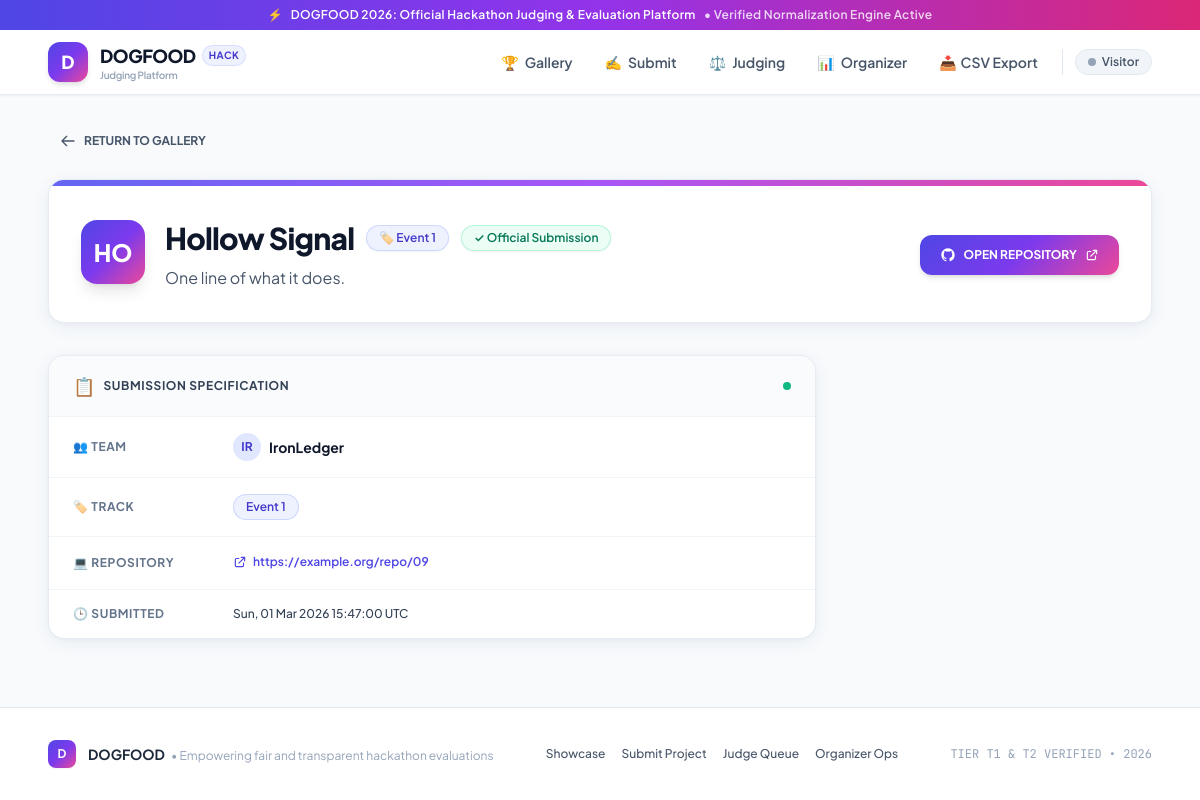
Screenshot of /projects/9 with the database file from the repository.
### backend/app/models/project.py (models this page shows)
class Project(Base):
    __tablename__ = "projects"
    id = Column(Integer, primary_key=True, index=True)
    title = Column(String, nullable=False)
    description = Column(String)
    repository_url = Column(String)
    demo_url = Column(String)
    team_id = Column(Integer, ForeignKey("teams.id"), nullable=False)
    event_id = Column(Integer, ForeignKey("events.id"), nullable=False)
    status = Column(Enum(ProjectStatusEnum), nullable=False, default=ProjectStatusEnum.DRAFT)
    submitted_timestamp = Column(DateTime)
    team = relationship("Team")
    event = relationship("Event")

### backend/app/models/team.py (models this page shows)
class Team(Base):
    __tablename__ = "teams"
    id = Column(Integer, primary_key=True, index=True)
    name = Column(String, nullable=False)
    event_id = Column(Integer, ForeignKey("events.id"), nullable=False)
    event = relationship("Event")
    members = relationship("TeamMember", back_populates="team")

### backend/app/web/pages.py (the view)
@router.get("/projects/{project_id}", response_class=HTMLResponse, include_in_schema=False)
async def show_project(request: Request, project_id: int, db: Session = Depends(get_db)):
    current_user = _get_optional_user(request, db)
    project_orm = db.query(Project).filter(Project.id == project_id).first()
    if not project_orm:
        raise HTTPException(status_code=404, detail="Project not found")
    team = db.query(Team).filter(Team.id == project_orm.team_id).first()
    track_label = f"Event {project_orm.event_id}"
    project = {
        "id": project_orm.id,
        "title": project_orm.title,
        "description": project_orm.description or "",
        "track": track_label,
        "repository_url": project_orm.repository_url or "",
        "team_name": team.name if team else "Unknown",
        "submitted_at": (
            project_orm.submitted_timestamp.strftime("%a, %d %b %Y %H:%M:%S UTC")
            if project_orm.submitted_timestamp else "—"
        ),
    }
    return templates.TemplateResponse(
        request,
        "projects/show.html",
        {
            "title": project_orm.title,
            "current_user": _user_ctx(current_user),
            "current_path": f"/projects/{project_id}",
            "project": project,
        },
    )

### backend/app/templates/projects/show.html (shortened to what this page needs)
{% extends "partials/layout.html" %}
{% block content %}
<div class="mb-6">
  <a href="/projects" class="inline-flex items-center gap-2 text-xs font-bold text-slate-600 hover:text-indigo-600 transition-colors group px-3 py-1.5 rounded-lg hover:bg-slate-100">
    <svg class="w-4 h-4 group-hover:-translate-x-1 transition-transform" fill="none" viewBox="0 0 24 24" stroke="currentColor" stroke-width="2">
      <path stroke-linecap="round" stroke-linejoin="round" d="M10 19l-7-7m0 0l7-7m-7 7h18" />
    </svg>
    RETURN TO GALLERY
  </a>
</div>
<div class="bg-white border border-slate-200/80 rounded-2xl p-6 sm:p-8 mb-8 shadow-unstop relative overflow-hidden">
  <div class="absolute top-0 inset-x-0 h-1.5 bg-gradient-to-r from-indigo-500 via-purple-500 to-pink-500"></div>
  <div class="flex flex-col sm:flex-row sm:items-start sm:justify-between gap-6 pt-2">
    <div class="flex items-start gap-5">
      <div class="w-16 h-16 rounded-2xl gradient-brand text-white flex items-center justify-center font-extrabold text-2xl shadow-lg shrink-0">
        {{ project.title[:2] | upper }}
      </div>
      <div>
        <div class="flex items-center gap-3 mb-2.5 flex-wrap">
          <h1 class="text-2xl sm:text-3xl font-extrabold text-slate-900 tracking-tight">{{ project.title }}</h1>
          <span class="rounded-full bg-indigo-50 px-3 py-1 text-xs font-semibold text-indigo-700 border border-indigo-200/80 shadow-sm">
            🏷️ {{ project.track }}
          </span>
          <span class="rounded-full bg-emerald-50 px-3 py-1 text-xs font-semibold text-emerald-700 border border-emerald-200/80 shadow-sm">
            ✓ Official Submission
          </span>
        </div>
        <p class="text-slate-600 text-sm sm:text-base leading-relaxed max-w-3xl">
          {{ project.description }}
        </p>
      </div>
    </div>
    {% if project.repository_url %}
      <div class="shrink-0 self-start sm:self-center">
        <a href="{{ project.repository_url }}" target="_blank" rel="noopener"
           class="inline-flex items-center gap-2 text-xs font-bold gradient-brand text-white hover:opacity-95 px-5 py-3 rounded-xl transition-all shadow-md hover:shadow-lg">
          OPEN REPOSITORY
          <svg class="w-3.5 h-3.5" fill="none" viewBox="0 0 24 24" stroke="currentColor">
            <path stroke-linecap="round" stroke-linejoin="round" stroke-width="2" d="M10 6H6a2 2 0 00-2 2v10a2 2 0 002 2h10a2 2 0 002-2v-4M14 4h6m0 0v6m0-6L10 14" />
          </svg>
        </a>
      </div>
    {% endif %}
  </div>
</div>
<div class="bg-white border border-slate-200/80 rounded-2xl overflow-hidden shadow-unstop max-w-3xl">
  <div class="px-6 py-4 border-b border-slate-100 bg-slate-50/70 flex items-center justify-between">
    <div class="flex items-center gap-2">
      <span class="text-lg">📋</span>
      <h2 class="text-xs font-bold uppercase tracking-wider text-slate-700">Submission Specification</h2>
    </div>
    <span class="w-2 h-2 rounded-full bg-emerald-500"></span>
  </div>
  <table class="text-sm w-full text-left">
    <tbody class="divide-y divide-slate-100">
      <tr>
        <td class="py-4 px-6 text-slate-500 font-bold text-xs uppercase tracking-wider w-40">👥 Team</td>
        <td class="py-4 px-6 text-slate-900 font-bold flex items-center gap-2">
          <div class="w-7 h-7 rounded-full bg-indigo-100 text-indigo-700 font-bold text-xs flex items-center justify-center">
            {{ project.team_name[:2] | upper }}
          </div>
          <span>{{ project.team_name }}</span>
        </td>
      </tr>
      <tr>
        <td class="py-4 px-6 text-slate-500 font-bold text-xs uppercase tracking-wider">🏷️ Track</td>
        <td class="py-4 px-6">
          <span class="rounded-full bg-indigo-50 px-3 py-1 text-xs font-semibold text-indigo-700 border border-indigo-200/80 inline-block">
            {{ project.track }}
          </span>
        </td>
      </tr>
      <tr>
        <td class="py-4 px-6 text-slate-500 font-bold text-xs uppercase tracking-wider">💻 Repository</td>
        <td class="py-4 px-6">
          {% if project.repository_url %}
            <a href="{{ project.repository_url }}" target="_blank" rel="noopener"
               class="text-indigo-600 hover:text-indigo-800 font-semibold text-xs hover:underline break-all inline-flex items-center gap-1.5 transition-colors">
              <svg class="w-3.5 h-3.5 shrink-0" fill="none" viewBox="0 0 24 24" stroke="currentColor" stroke-width="2">
                <path stroke-linecap="round" stroke-linejoin="round" d="M10 6H6a2 2 0 00-2 2v10a2 2 0 002 2h10a2 2 0 002-2v-4M14 4h6m0 0v6m0-6L10 14" />
              </svg>
              {{ project.repository_url }}
            </a>
          {% else %}
            <span class="text-slate-400 font-medium">—</span>
          {% endif %}
        </td>
      </tr>
      <tr>
        <td class="py-4 px-6 text-slate-500 font-bold text-xs uppercase tracking-wider">🕒 Submitted</td>
        <td class="py-4 px-6 text-slate-700 font-medium text-xs">{{ project.submitted_at }}</td>
      </tr>
    </tbody>
  </table>
</div>
{% endblock %}

### backend/app/templates/partials/layout.html (style rules this page uses)
.gradient-brand { background: linear-gradient(135deg, #4F46E5 0%, #7C3AED 50%, #EC4899 100%); }

### rows the page displays
Project: title "HO", title "Hollow Signal", description "One line of what it does.", repository_url "https://example.org/repo/09"
Team: name "IR", team_name "IronLedger"

### other values shown
{{ project.track }} "Event 1"
{{ project.submitted_at }} "Sun, 01 Mar 2026 15:47:00 UTC"
